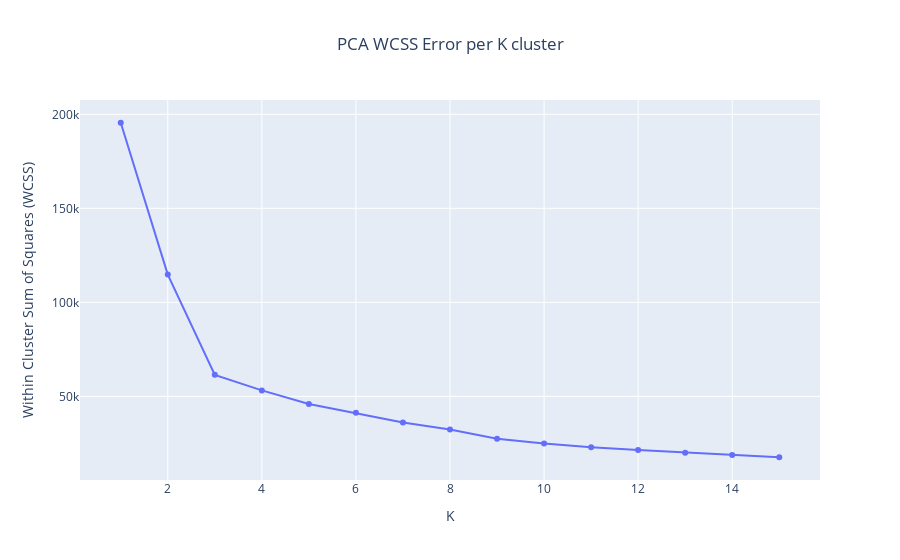

The cell this chart's notebook holds for it:
### Code cell
import warnings
warnings.simplefilter(action='ignore', category=FutureWarning) # suppress annoying kmeans future warning

within_cluster_sum_squares = []
candidate_k_values = range(1,16)

for k in candidate_k_values:
    model = KMeans(n_clusters=k, random_state=1)
    model.fit(pca_features)
    within_cluster_sum_squares.append(model.inertia_)

kmeans_df = pd.DataFrame({"K":candidate_k_values,
                          "Within Cluster Sum of Squares (WCSS)":within_cluster_sum_squares})
fig = px.line(kmeans_df, 
        x="K", 
        y="Within Cluster Sum of Squares (WCSS)", 
        markers=True,
        title="PCA WCSS Error per K cluster")
fig.update_layout(title_x=0.5)
fig.show()

### Figure 1 — Plotly figure (JSON) as saved in the notebook; plotly's stock layout.template omitted (floating-point values rounded to 4 significant figures)
{"data": [{"hovertemplate": "K=%{x}<br>Within Cluster Sum of Squares (WCSS)=%{y}<extra></extra>", "legendgroup": "", "line": {"color": "#636efa", "dash": "solid"}, "marker": {"symbol": "circle"}, "mode": "lines+markers", "name": "", "orientation": "v", "showlegend": false, "type": "scatter", "x": [1, 2, 3, 4, 5, 6, 7, 8, 9, 10, 11, 12, 13, 14, 15], "xaxis": "x", "y": [195500.0, 114800.0, 61440.0, 53190.0, 45990.0, 41270.0, 36160.0, 32410.0, 27430.0, 24880.0, 22920.0, 21430.0, 20040.0, 18760.0, 17630.0], "yaxis": "y"}], "layout": {"legend": {"tracegroupgap": 0}, "title": {"text": "PCA WCSS Error per K cluster", "x": 0.5}, "xaxis": {"anchor": "y", "domain": [0, 1], "title": {"text": "K"}}, "yaxis": {"anchor": "x", "domain": [0, 1], "title": {"text": "Within Cluster Sum of Squares (WCSS)"}}}}
